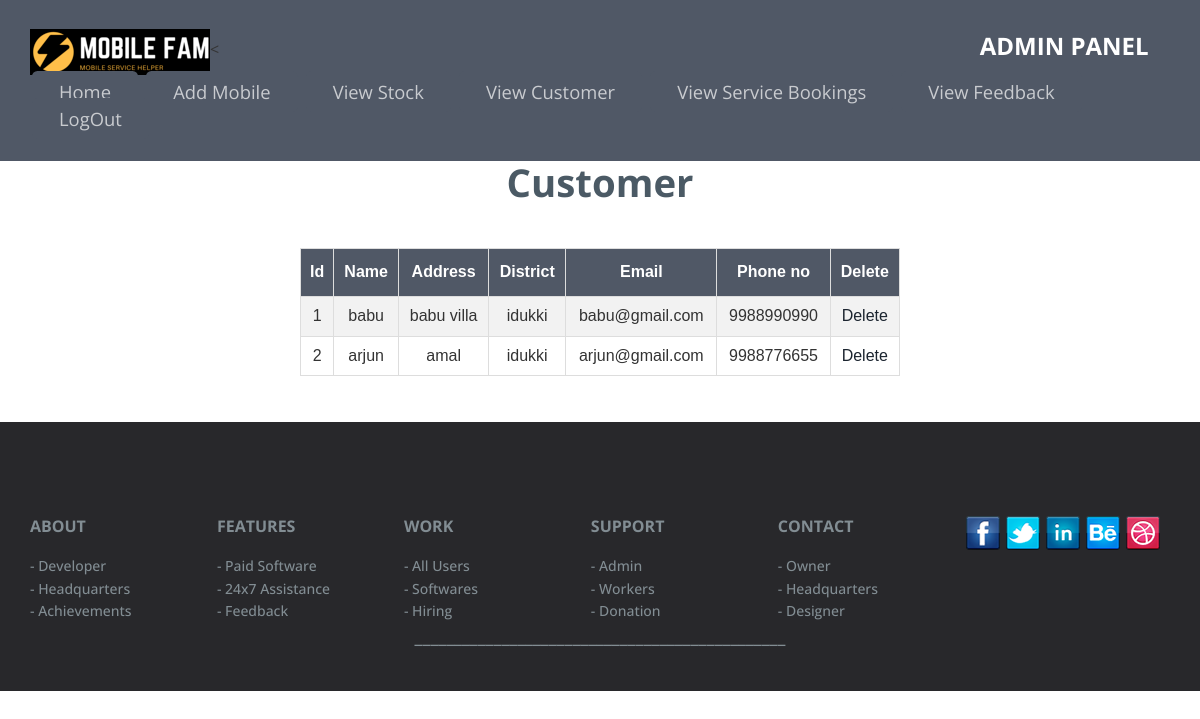
The page /view_customer.php on the database its author committed.
### tables this page shows
CREATE TABLE IF NOT EXISTS `owner` (
  `oid` int(11) NOT NULL AUTO_INCREMENT,
  `oname` varchar(50) NOT NULL,
  `address` varchar(50) NOT NULL,
  `district` varchar(50) NOT NULL,
  `email` varchar(50) NOT NULL,
  `phno` varchar(50) NOT NULL,
  `licenceno` varchar(50) NOT NULL,
  `status` varchar(50) NOT NULL,
  PRIMARY KEY (`oid`)
);

### view_customer.php (the view, shortened to what this page needs)
<?php
include("connection.php");
?>
<div class="contact-mian">
  <h3>Customer</h3>
  <table id="customers">
    <tr>
      <th>
      Id
      </th>
      <th>
      Name
      </th>
      <th>
      Address
      </th>
      <th>
      District
      </th>
      <th>
      Email
      </th>
      <th>
      Phone no
      </th>
      <th>
        Delete
      </th>
    </tr>
    <?php
   $ret = " SELECT * FROM owner  ";
   $re = mysqli_query($conn, $ret);
        if ($re) {
            while ($data = mysqli_fetch_assoc($re)) {
      $id = $data['oid'];
      $fid = $data['oname'];
      $question = $data['address'];
      $answer = $data['district'];
      $sid = $data['email'];
      $ph = $data['phno'];
    ?>
      <tr>
        <td>
          <?php
          echo $id;
          ?>
        </td>
        <td>
          <?php
          echo $fid;
          ?>
        </td>
        <td>
          <?php
          echo $question;
          ?>
        </td>
        <td>
          <?php
          echo $answer;
          ?>
        </td>
<td>
          <?php
          echo $sid;
          ?>
        </td>
        <td>
          <?php
          echo $ph;
          ?>
        </td>
        <td>
          <a href="owner_delete_staff.php">Delete</a>
        </td>
      </tr>
    <?php
    }
    ?>
  </table>
</div>
<?php
        } else {
            echo "<script type = \"text/javascript\">
alert(\"Sorry You Dont Have Any Question.\");
</script>";
        }
?>
<?php
include('common_footer.php');
?>

### css/style.css (style rules this page uses)
html, body { font-size: 100%; background: #fff; font-family: 'Open Sans', sans-serif; }
body a { transition: 0.5s all ease; -webkit-transition: 0.5s all ease; -moz-transition: 0.5s all ease; -o-transition: 0.5s all ease; -ms-transition: 0.5s all ease; }
h1,h2,h3,h4,h5,h6 { margin:0; }
ul,label { margin:0; padding:0; }
.navigation { float: right; }
.logo { float: left; }
.header { padding: 2em 0; background:#505866; }
ul.navig { padding: 0; margin-top: 0.45%; }
ul.navig li { display: inline-block; margin: 0 2px; position: relative; }
ul.navig li a { font-size: 1.15em; color: rgba(255, 255, 255, 0.69); font-weight: 400; text-decoration: none; padding: 8px 27px; background: #505866; border-radius: 0.3em; -webkit-border-radius: 0.3em; -moz-border-radius: 0.3em; -o-border-radius: 0.3em; -ms-border-radius: 0.3em; }
ul.navig li a:after { width:15px; height:15px; background:red; display: none; content:""; position:absolute; top:0; }
.container:after { content: "\0020"; display: block; height: 0; clear: both; visibility: hidden; }
.contact-mian { text-align:center; }
.contact-mian h3,.about-main h3,.advn-main h3,.portfolio-top h3,.features-main h3 { font-weight:700; font-size:2.5em; color:#4b5a65; margin:0; text-align:center; }
@media (max-width:1440px) { ul.navig { margin-top: 0.4%; } }
@media (max-width:1366px) { .header { padding: 1.8em 0; } }
@media (max-width:1366px) { .contact-mian h3, .about-main h3, .advn-main h3, .portfolio-top h3, .features-main h3,.team-main h3 { font-size: 2.4em; } }

### rows shown on the page
owner: oid "1", oname "babu", address "babu villa", district "idukki", email "babu@gmail.com", phno "9988990990"
owner: oid "2", oname "arjun", address "amal", district "idukki", email "arjun@gmail.com", phno "9988776655"
